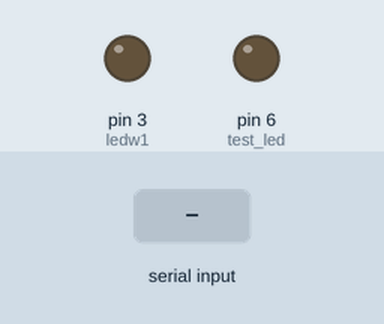
A sketch run on a simulated Arduino Uno, built with avr-gcc and run on an emulated ATmega328P. Shown: output pins drawn as LEDs (lit = HIGH). The inputs (shaded band) are chosen by the test bench. What the sketch prints to the serial monitor is not drawn.

Above: at 1.2 s.
1.3 s: "90,45\n" received over Serial
At 1.6 s:
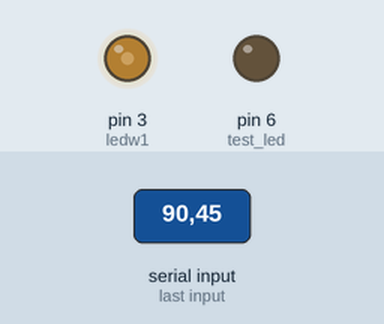
2.8 s: "30,150\n" received over Serial
At 3.9 s:
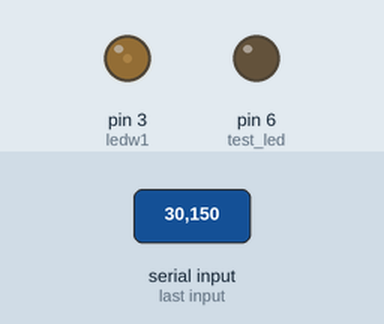
4.3 s: "255\n" received over Serial
At 5.0 s:
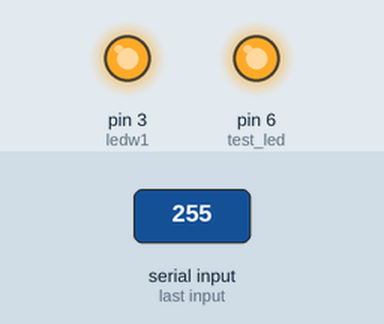
5.8 s: "5\n" received over Serial
At 6.2 s:
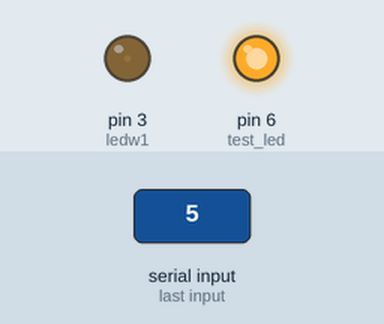
7.3 s: "90\n" received over Serial
At 8.5 s:
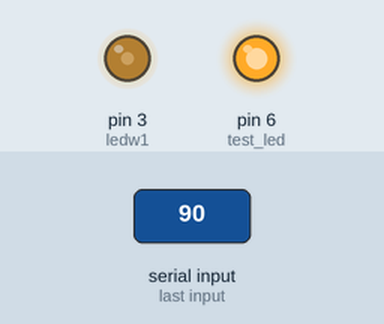
Timing chart, 0 to 9.8 s (numbered marks = the images above; inputs shaded):
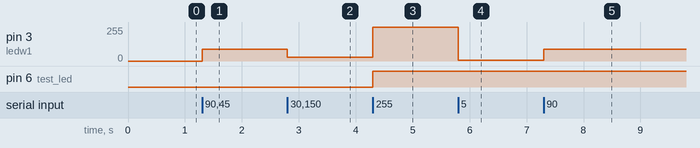

Measured:
- after the input at 1.3 s, pin 3 (ledw1): 0/255 → 90/255 at once
- after the input at 2.8 s, pin 3 (ledw1): 90/255 → 30/255 at once
- after the input at 4.3 s, pin 3 (ledw1): 30/255 → 255/255 at once; pin 6 (test_led): LOW → HIGH at once
- after the input at 5.8 s, pin 3 (ledw1): 255/255 → 5/255 at once
- after the input at 7.3 s, pin 3 (ledw1): 5/255 → 90/255 at once

The sketch:

lamp_rx.ino
```cpp
// LED Pins
int ledw1 = 3;
int test_led = 6;

void setup() {
  Serial.begin(115200);
  pinMode(ledw1, OUTPUT);
  pinMode(test_led, OUTPUT);
  analogWrite(ledw1, 0);
  Serial.println("Senic Lamp Control Panel Receiver");
}

String received_uart_data = "";
void loop() {
  if (Serial.available() > 0) {

    char rx_data = Serial.read();
    if (rx_data != '\n')
    {
      received_uart_data += rx_data;
    }
    else
    {
      int val = received_uart_data.toInt();
      analogWrite(ledw1, val);
      received_uart_data = "";

      if (val == 255) digitalWrite(test_led, val);
      else if (val == 0) digitalWrite(test_led, val);
    }
  }
}
```
